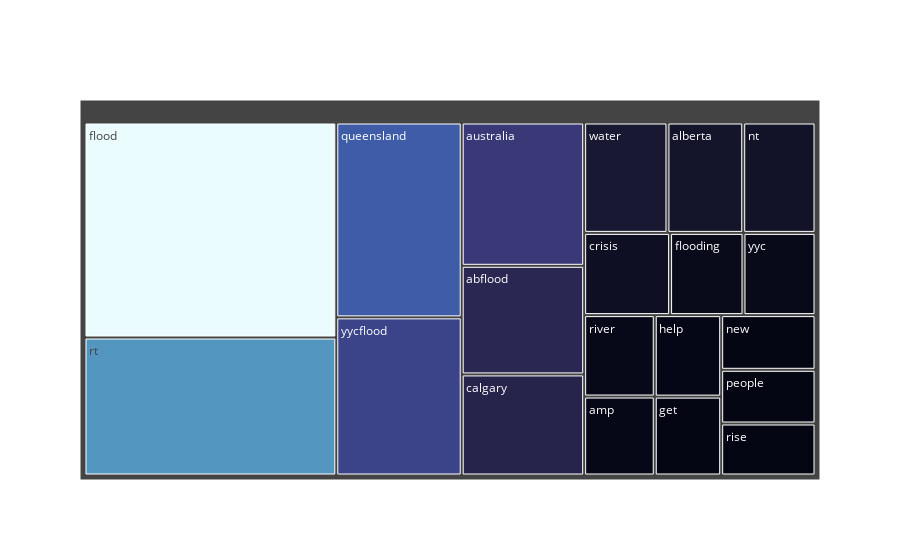

Notebook code for this chart:
### Code cell
fig = go.Figure(go.Treemap(
    labels=freq_df['Word'][:20].tolist(),
    values=freq_df['Occurrences'][:20].tolist(),
    parents=['']*20,
    marker_colorscale=px.colors.sequential.Teal, # Burg, Darkmint, Mint, PuBu, Teal, YlGnBu, deep, ice, tempo
    hovertemplate='<b>%{label} </b> <br> Occurrences: %{value}<extra></extra>',
    pathbar={"visible": False},
))

fig.show()

### Figure 1 — Plotly figure (JSON) as saved in the notebook; plotly's stock layout.template omitted (floating-point values rounded to 4 significant figures)
{"data": [{"hovertemplate": "<b>%{label} </b> <br> Occurrences: %{value}<extra></extra>", "labels": ["flood", "rt", "queensland", "yycflood", "australia", "abflood", "calgary", "water", "alberta", "nt", "crisis", "flooding", "yyc", "river", "amp", "help", "get", "new", "people", "rise"], "marker": {"colorscale": [[0, "rgb(3, 5, 18)"], [0.09091, "rgb(25, 25, 51)"], [0.1818, "rgb(44, 42, 87)"], [0.2727, "rgb(58, 60, 125)"], [0.3636, "rgb(62, 83, 160)"], [0.4545, "rgb(62, 109, 178)"], [0.5455, "rgb(72, 134, 187)"], [0.6364, "rgb(89, 159, 196)"], [0.7273, "rgb(114, 184, 205)"], [0.8182, "rgb(149, 207, 216)"], [0.9091, "rgb(192, 229, 232)"], [1, "rgb(234, 252, 253)"]]}, "parents": ["", "", "", "", "", "", "", "", "", "", "", "", "", "", "", "", "", "", "", ""], "pathbar": {"visible": false}, "type": "treemap", "values": [4681, 3004, 2113, 1715, 1517, 1150, 1070, 795, 723, 690, 611, 522, 512, 497, 482, 468, 453, 446, 438, 424]}], "layout": {}}
